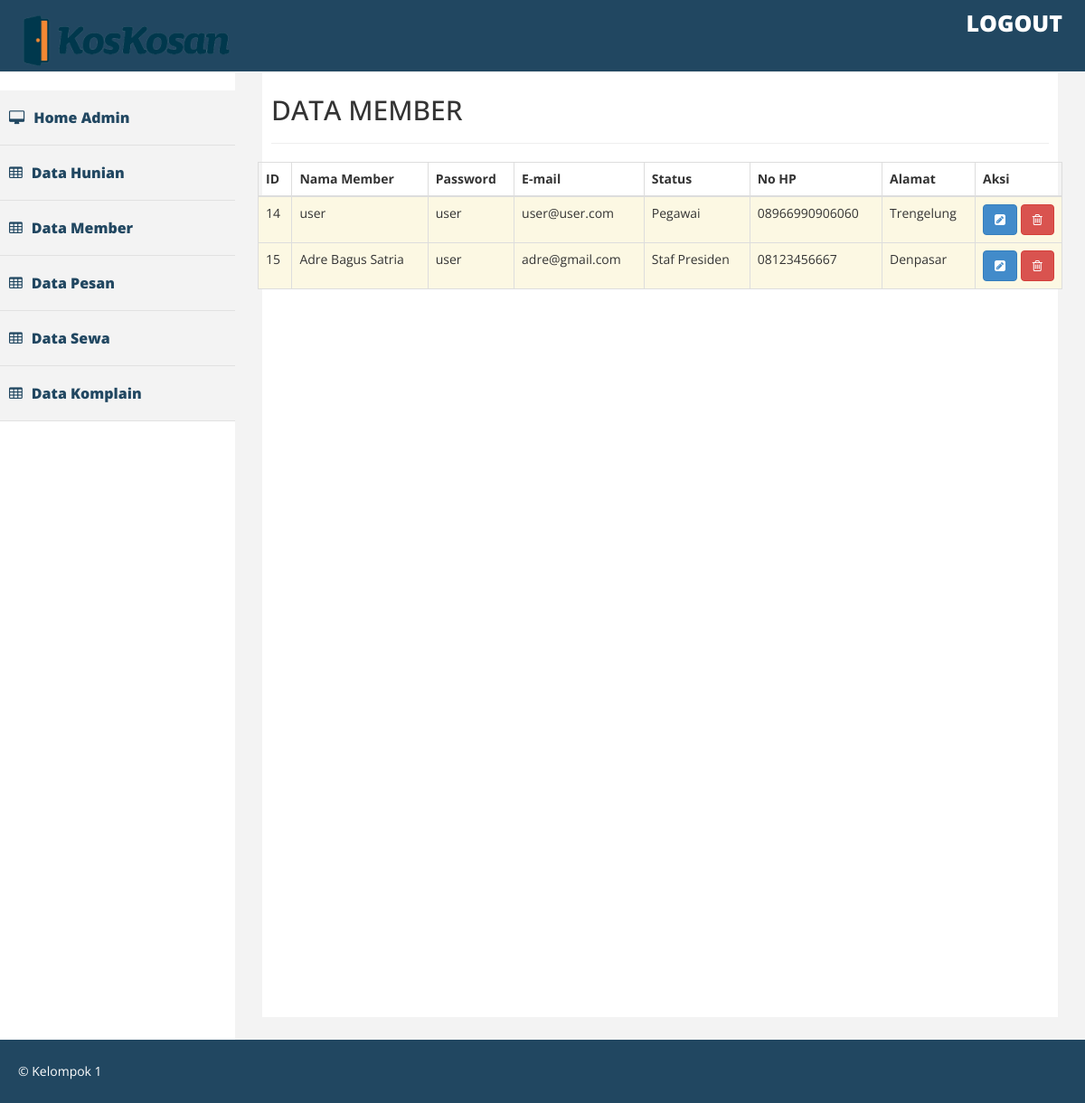
/index.php/member/data_member, run on the app's committed database.
### tables this page shows
CREATE TABLE `member` (
  `id_member` int(15) NOT NULL,
  `nama_member` varchar(200) NOT NULL,
  `pass_member` varchar(200) NOT NULL,
  `email_member` varchar(200) NOT NULL,
  `status` varchar(200) NOT NULL,
  `nohp` varchar(200) NOT NULL,
  `alamat_member` varchar(200) NOT NULL
);

### application/controllers/Member.php (called while the page is built, shortened)
<?php
class Member extends CI_Controller
{
	function __construct(){
		$this->load->model('Member_model');
		$this->load->helper('url');
	}
	function data_member()
	{
		$data['member'] = $this->Member_model->ambil_data();
		$this->load->view('Admin/Member_list',$data);
	}
}
 ?>

### index.php (called while the page is built, shortened)
<?php
require_once BASEPATH.'core/CodeIgniter.php';

### application/models/Member_model.php (called while the page is built, shortened)
<?php
class Member_model extends CI_Model
{
	public $member			= 'member';
	public $id				= 'id_member';
	public $order			= 'ASC';
	function ambil_data()
	{
		$this->db->order_by($this->id,$this->order);
		return $this->db->get($this->member)->result();
	}
}
?>

### application/views/Admin/Member_list.php (the view, shortened to what this page needs)
<div id="page-wrapper" >
    <div id="page-inner">
      <div class="row">
        <div class="col-lg-12">
           <h2>DATA MEMBER </h2>
           <hr>
		</div><?=$this->session->flashdata('member')?>
	</div>
	<div class="row">
		<table id="example" class="table table-striped table-bordered">
			<thead>
				<tr>
					<th>ID</th>
					<th>Nama Member</th>
					<th>Password</th>
					<th>E-mail</th>
					<th>Status</th>
					<th>No HP</th>
					<th>Alamat</th>
					<th style="width: 96px">Aksi</th>
				</tr>
			</thead>
			<tbody>
				<?php foreach ($member as $key => $value) { ?>
				<tr class="warning">
					<td><?php echo $value->id_member; ?></td>
					<td><?php echo $value->nama_member; ?></td>
					<td><?php echo $value->pass_member; ?></td>
					<td><?php echo $value->email_member; ?></td>
					<td><?php echo $value->status; ?></td>
					<td><?php echo $value->nohp; ?></td>
					<td><?php echo $value->alamat_member; ?></td>
					<td>
						<a href="<?php echo site_url('member/update/'.$value->id_member); ?>"
							class="btn btn-primary">
							<i class="fa fa-pencil-square"></i>
						</a>
						<a href="<?php echo site_url('member/delete/'.$value->id_member); ?>"
							class="btn btn-danger">
							<i class="fa fa-trash-o"></i>
						</a>
					</td>
				</tr>
				<?php } ?>
			</tbody>
		</table>
	</div>
</div>
</div>

### assets/admin/css/custom.css (style rules this page uses)
body { font-family: 'Open Sans', sans-serif; line-height:30px; }
#page-wrapper { padding: 15px 15px; min-height: 600px; background:#F3F3F3; }
#page-inner { width:100%; margin:10px 20px 10px 0px; background-color:#fff!important; padding:10px; min-height:1050px; }
@media (min-width:768px) { #page-wrapper { margin: 0 0 0 260px; padding: 15px 30px; min-height: 1050px; } }

### data on the page
member: id_member "14", nama_member "user", pass_member "user", email_member "user@user.com", status "Pegawai", nohp "08966990906060", alamat_member "Trengelung"
member: id_member "15", nama_member "Adre Bagus Satria", pass_member "user", email_member "adre@gmail.com", status "Staf Presiden", nohp "08123456667", alamat_member "Denpasar"
